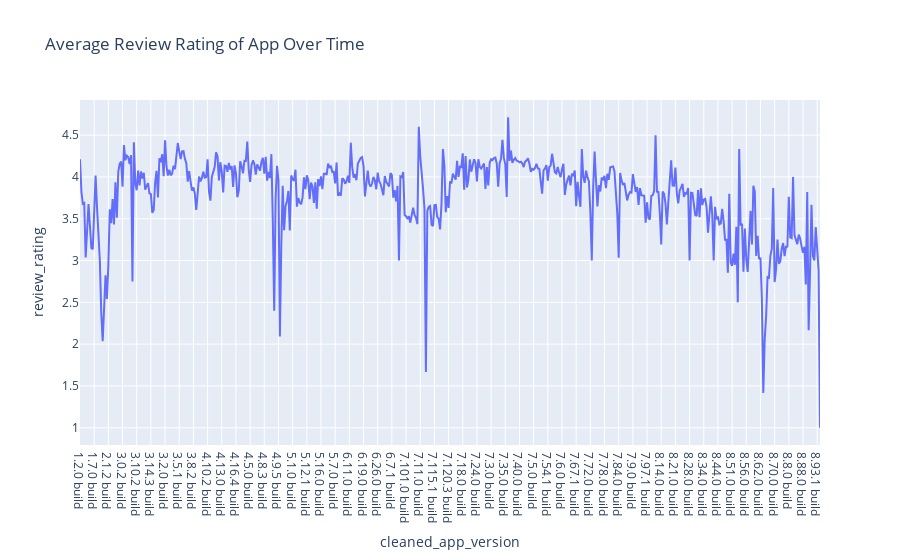

The cell this chart's notebook holds for it:
### Code cell
import plotly.express as px


fig = px.line(
    df,
    x="cleaned_app_version",
    y="review_rating",
    title=f"Average Review Rating of App Over Time",
)
fig.show()

### Figure 1 — Plotly figure (JSON) as saved in the notebook; plotly's stock layout.template omitted (floating-point values rounded to 4 significant figures; data arrays with more than 128 entries replaced by an {"elided": "..."} marker saying what was removed)
{"data": [{"hovertemplate": "cleaned_app_version=%{x}<br>review_rating=%{y}<extra></extra>", "legendgroup": "", "line": {"color": "#636efa", "dash": "solid"}, "marker": {"symbol": "circle"}, "mode": "lines", "name": "", "orientation": "v", "showlegend": false, "type": "scatter", "x": {"elided": "524 str values"}, "xaxis": "x", "y": {"elided": "524 float values"}, "yaxis": "y"}], "layout": {"legend": {"tracegroupgap": 0}, "title": {"text": "Average Review Rating of App Over Time"}, "xaxis": {"anchor": "y", "domain": [0, 1], "title": {"text": "cleaned_app_version"}}, "yaxis": {"anchor": "x", "domain": [0, 1], "title": {"text": "review_rating"}}}}
